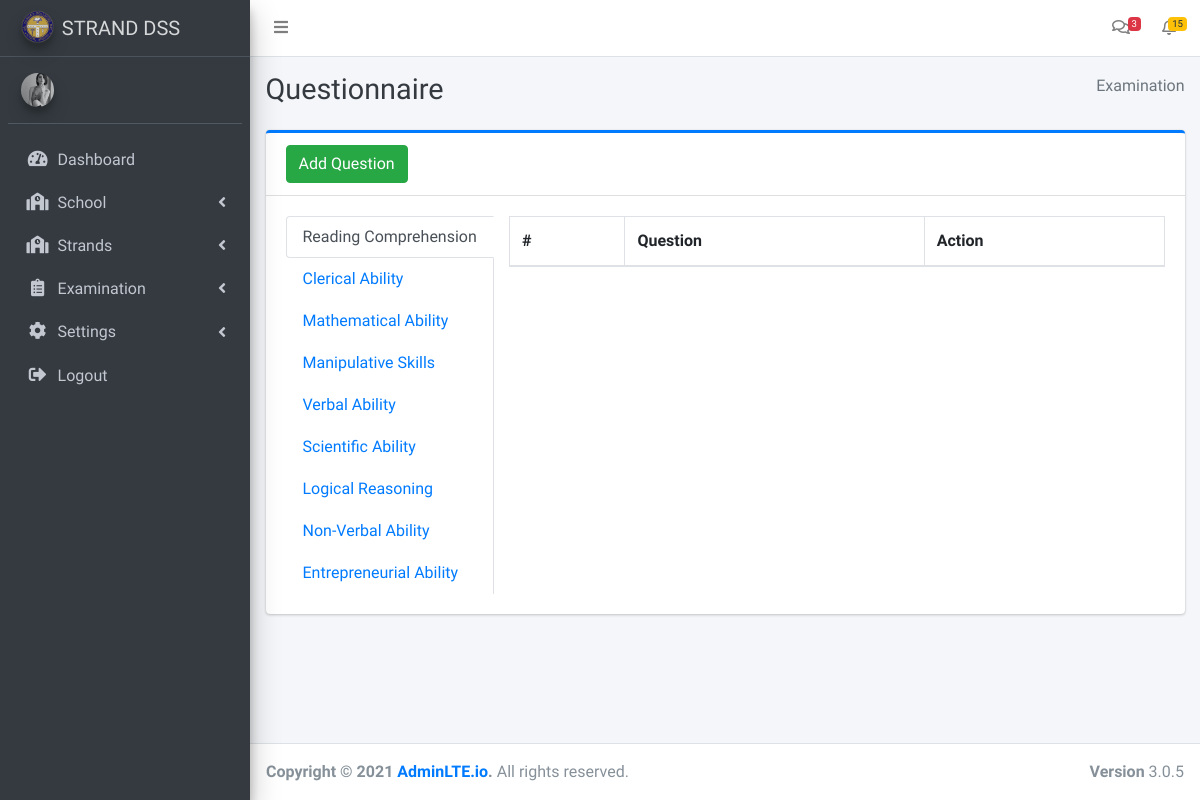
/admin/exam_question.php (signed in), run on the app's committed database.
### tables this page shows
CREATE TABLE `category` (
  `cat_id` int(11) NOT NULL,
  `cat_seq` int(11) NOT NULL,
  `cat_name` varchar(100) NOT NULL,
  `cat_instruct` text NOT NULL,
  `cat_items` int(11) NOT NULL,
  `date_created` timestamp NOT NULL DEFAULT current_timestamp() ON UPDATE current_timestamp(),
  `date_updated` timestamp NULL DEFAULT NULL ON UPDATE current_timestamp()
);

### admin/exam_question.php (the view, shortened to what this page needs)
<?php
include('include/header.php');
include('include/sidebar.php');
?>
<div class="content-wrapper">
  <div class="content-header">
    <div class="container-fluid">
      <div class="row mb-2">
        <div class="col-sm-6">
          <h1 class="m-0 text-dark">Questionnaire</h1>
        </div>
        <div class="col-sm-6">
          <ol class="breadcrumb float-sm-right">
            <li class="breadcrumb-item active">Examination</li>
          </ol>
        </div>
      </div>
    </div>
  </div>
  <section class="content">
    <div class="container-fluid">
      <div class="row">
        <div class="col-md-12">
          <div class="card card-primary card-outline">
            <div class="card-header">
              <a class="btn btn-success" href="question_add">
                Add Question
              </a>
            </div>
            <div class="card-body pad table-responsive">
              <div class="row">
                <div class="col-5 col-sm-3">
                  <div class="nav flex-column nav-tabs h-100" id="vert-tabs-tab" role="tablist" aria-orientation="vertical">
                    <?php
                    $sql = "SELECT * FROM category ORDER by cat_id";
                    $result = $conn->query($sql);
                    if ($result->num_rows > 0) {
                      while ($row = $result->fetch_assoc()) {
                        $item = $row['cat_id'];
                        if ($item == '1') {
                          $nav = 'active';
                        } else {
                          $nav = '';
                        }
                    ?>
                        <a class=" nav-link <?php echo $nav; ?>" id="vert-tabs-<?php echo $row['cat_id']; ?>-tab" data-toggle="pill" href="#vert-tabs-<?php echo $row['cat_id']; ?>" role="tab" aria-controls="vert-tabs-<?php echo $row['cat_name']; ?>" aria-selected="true"><?php echo $row['cat_name']; ?></a>
                    <?php
                      }
                    }
                    ?>
                  </div>
                </div>
                <div class="col-7 col-sm-9">
                  <div class="tab-content" id="vert-tabs-tabContent">
                    <?php
                    $sql1 = "SELECT * FROM category ORDER by cat_id";
                    $result1 = $conn->query($sql1);
                    if ($result1->num_rows > 0) {
                      while ($row1 = $result1->fetch_assoc()) {
                        $item1 = $row1['cat_id'];
                        if ($item1 == '1') {
                          $nav1 = 'show active';
                        } else {
                          $nav1 = '';
                        }
                    ?>
                        <div class="tab-pane text-left fade <?php echo $nav1; ?>" id="vert-tabs-<?php echo $row1['cat_id']; ?>" role="tabpanel" aria-labelledby="vert-tabs-<?php echo $row1['cat_id']; ?>-tab">
                          <table id="" class="table table-bordered table-striped display">
                            <thead>
                              <tr>
                                <th>#</th>
                                <th>Question</th>
                                <th>Action</th>
                              </tr>
                            </thead>
                          </table>
                        </div>
                    <?php
                      }
                    }
                    ?>
                  </div>
                </div>
              </div>
            </div>
          </div>
        </div>
      </div>
    </div>
  </section>
</div>
<?php
include('include/footer.php');
?>

### data on the page
category: cat_name "Reading Comprehension"
category: cat_name "Clerical Ability"
category: cat_name "Mathematical Ability"
category: cat_name "Manipulative Skills"
category: cat_name "Verbal Ability"
category: cat_name "Scientific Ability"
category: cat_name "Logical Reasoning"
category: cat_name "Non-Verbal Ability"
category: cat_name "Entrepreneurial Ability"
